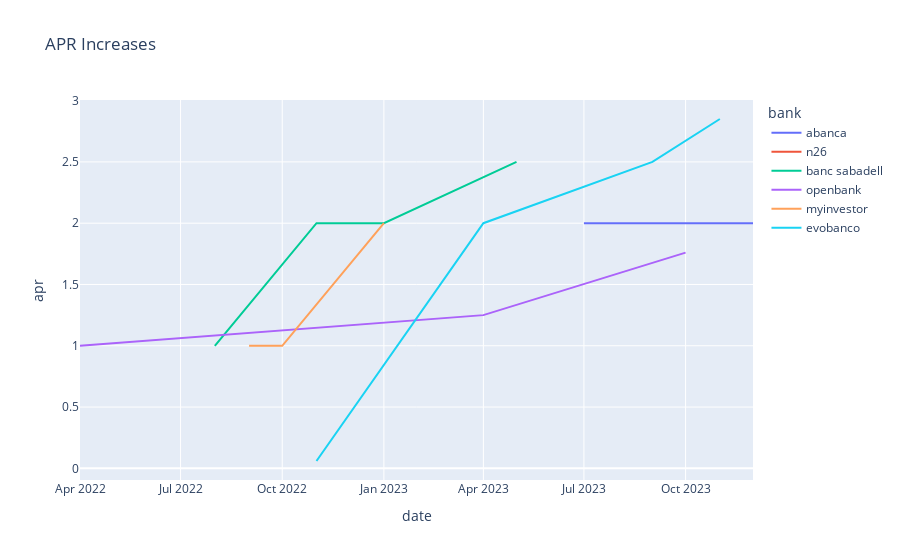

This figure's notebook cell:
### Code cell
# plot the apr increases for all banks where apr sum is not 0 in plotly express 
fig = px.line(apr_increase_dates, x='date', y='apr', color='bank', title='APR Increases')
fig.show()

### Figure 1 — Plotly figure (JSON) as saved in the notebook; plotly's stock layout.template omitted (floating-point values rounded to 4 significant figures)
{"data": [{"hovertemplate": "bank=abanca<br>date=%{x}<br>apr=%{y}<extra></extra>", "legendgroup": "abanca", "line": {"color": "#636efa", "dash": "solid"}, "marker": {"symbol": "circle"}, "mode": "lines", "name": "abanca", "orientation": "v", "showlegend": true, "type": "scatter", "x": ["2023-07-01T00:00:00", "2023-12-01T00:00:00"], "xaxis": "x", "y": [2, 2], "yaxis": "y"}, {"hovertemplate": "bank=n26<br>date=%{x}<br>apr=%{y}<extra></extra>", "legendgroup": "n26", "line": {"color": "#EF553B", "dash": "solid"}, "marker": {"symbol": "circle"}, "mode": "lines", "name": "n26", "orientation": "v", "showlegend": true, "type": "scatter", "x": ["2023-07-01T00:00:00"], "xaxis": "x", "y": [2.26], "yaxis": "y"}, {"hovertemplate": "bank=banc sabadell<br>date=%{x}<br>apr=%{y}<extra></extra>", "legendgroup": "banc sabadell", "line": {"color": "#00cc96", "dash": "solid"}, "marker": {"symbol": "circle"}, "mode": "lines", "name": "banc sabadell", "orientation": "v", "showlegend": true, "type": "scatter", "x": ["2022-08-01T00:00:00", "2022-11-01T00:00:00", "2023-01-01T00:00:00", "2023-05-01T00:00:00"], "xaxis": "x", "y": [1, 2, 2, 2.5], "yaxis": "y"}, {"hovertemplate": "bank=openbank<br>date=%{x}<br>apr=%{y}<extra></extra>", "legendgroup": "openbank", "line": {"color": "#ab63fa", "dash": "solid"}, "marker": {"symbol": "circle"}, "mode": "lines", "name": "openbank", "orientation": "v", "showlegend": true, "type": "scatter", "x": ["2022-04-01T00:00:00", "2023-04-01T00:00:00", "2023-10-01T00:00:00"], "xaxis": "x", "y": [1, 1.25, 1.76], "yaxis": "y"}, {"hovertemplate": "bank=myinvestor<br>date=%{x}<br>apr=%{y}<extra></extra>", "legendgroup": "myinvestor", "line": {"color": "#FFA15A", "dash": "solid"}, "marker": {"symbol": "circle"}, "mode": "lines", "name": "myinvestor", "orientation": "v", "showlegend": true, "type": "scatter", "x": ["2022-09-01T00:00:00", "2022-10-01T00:00:00", "2023-01-01T00:00:00"], "xaxis": "x", "y": [1, 1, 2], "yaxis": "y"}, {"hovertemplate": "bank=evobanco<br>date=%{x}<br>apr=%{y}<extra></extra>", "legendgroup": "evobanco", "line": {"color": "#19d3f3", "dash": "solid"}, "marker": {"symbol": "circle"}, "mode": "lines", "name": "evobanco", "orientation": "v", "showlegend": true, "type": "scatter", "x": ["2022-11-01T00:00:00", "2023-04-01T00:00:00", "2023-09-01T00:00:00", "2023-11-01T00:00:00"], "xaxis": "x", "y": [0.06, 2, 2.5, 2.85], "yaxis": "y"}], "layout": {"legend": {"title": {"text": "bank"}, "tracegroupgap": 0}, "title": {"text": "APR Increases"}, "xaxis": {"anchor": "y", "domain": [0, 1], "title": {"text": "date"}}, "yaxis": {"anchor": "x", "domain": [0, 1], "title": {"text": "apr"}}}}
